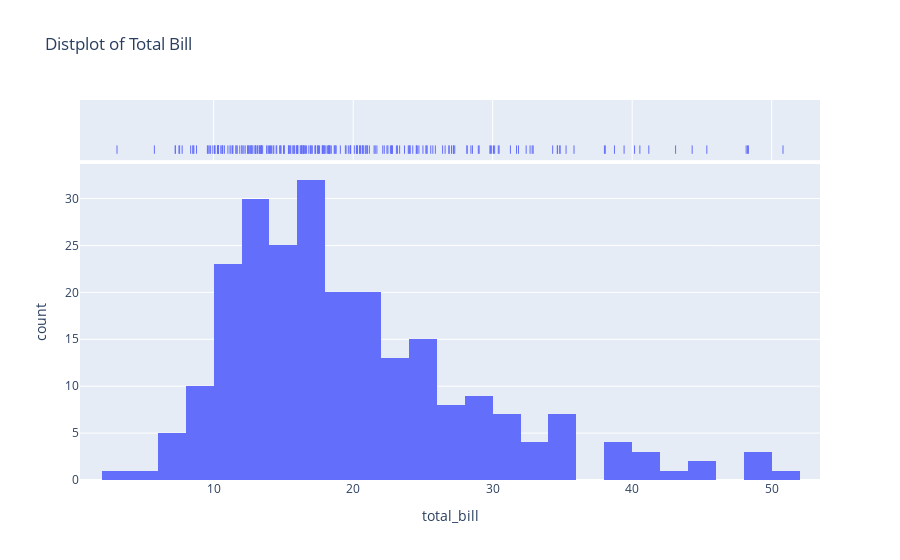

Source (notebook cell):
### Markdown cell above
A Distplot (Distribution Plot) is a type of plot that displays the distribution of a single variable. It combines a histogram with a kernel density estimate to provide an overall view of the probability distribution of the data.

### Code cell
import plotly.express as px

tips = px.data.tips()
distplot = px.histogram(tips, x="total_bill", marginal="rug", title="Distplot of Total Bill")
distplot.show()

### Figure 1 — Plotly figure (JSON) as saved in the notebook; plotly's stock layout.template omitted (floating-point values rounded to 4 significant figures; data arrays with more than 128 entries replaced by an {"elided": "..."} marker saying what was removed)
{"data": [{"alignmentgroup": "True", "bingroup": "x", "hovertemplate": "total_bill=%{x}<br>count=%{y}<extra></extra>", "legendgroup": "", "marker": {"color": "#636efa", "pattern": {"shape": ""}}, "name": "", "offsetgroup": "", "orientation": "v", "showlegend": false, "type": "histogram", "x": {"elided": "244 float values"}, "xaxis": "x", "yaxis": "y"}, {"alignmentgroup": "True", "boxpoints": "all", "fillcolor": "rgba(255,255,255,0)", "hoveron": "points", "hovertemplate": "total_bill=%{x}<extra></extra>", "jitter": 0, "legendgroup": "", "line": {"color": "rgba(255,255,255,0)"}, "marker": {"color": "#636efa", "symbol": "line-ns-open"}, "name": "", "offsetgroup": "", "showlegend": false, "type": "box", "x": {"elided": "244 float values"}, "xaxis": "x2", "yaxis": "y2"}], "layout": {"barmode": "relative", "legend": {"tracegroupgap": 0}, "title": {"text": "Distplot of Total Bill"}, "xaxis": {"anchor": "y", "domain": [0, 1], "title": {"text": "total_bill"}}, "xaxis2": {"anchor": "y2", "domain": [0, 1], "matches": "x", "showgrid": true, "showticklabels": false}, "yaxis": {"anchor": "x", "domain": [0, 0.8316], "title": {"text": "count"}}, "yaxis2": {"anchor": "x2", "domain": [0.8416, 1], "matches": "y2", "showgrid": false, "showline": false, "showticklabels": false, "ticks": ""}}}
